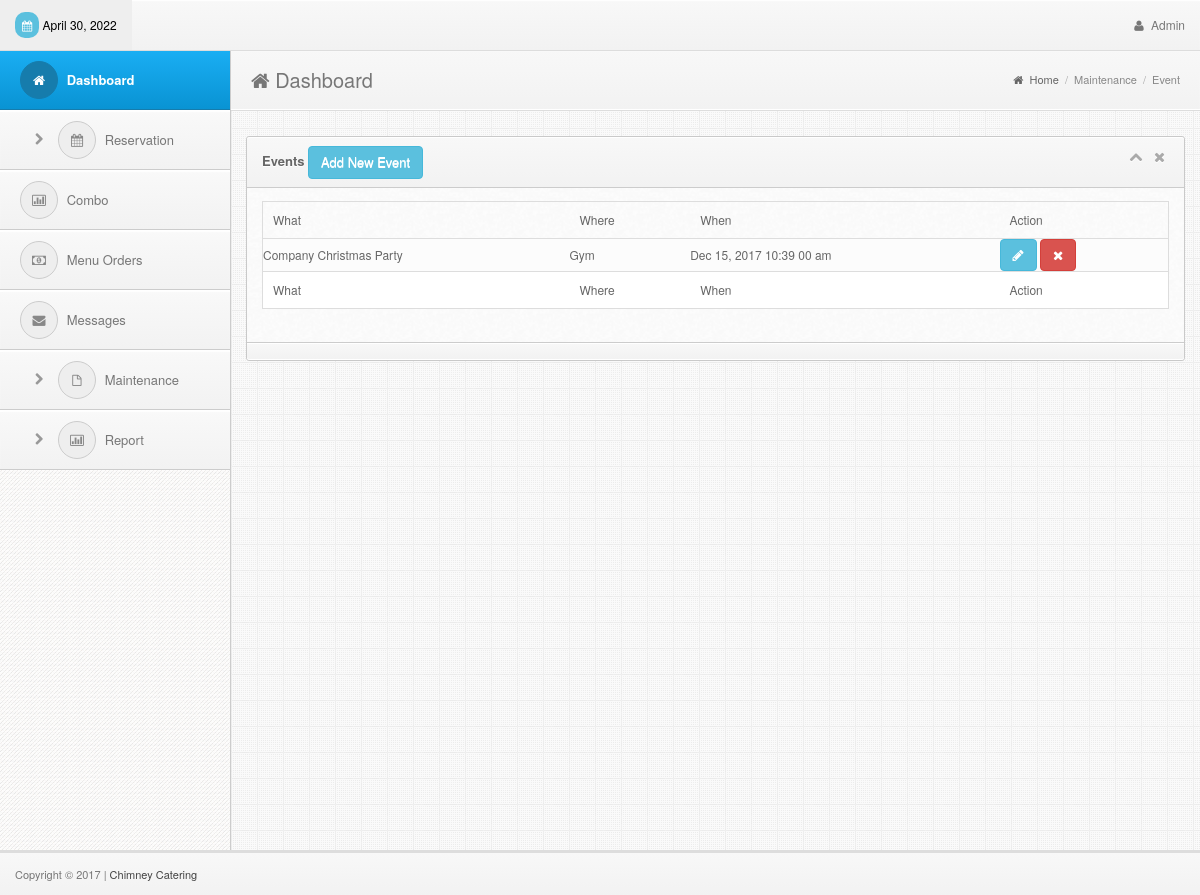
The page /admin/event.php (signed in) on the database its author committed.
### tables this page shows
CREATE TABLE `event` (
  `event_id` int(11) NOT NULL,
  `event_what` varchar(500) NOT NULL,
  `event_date` date NOT NULL,
  `event_time` time NOT NULL,
  `event_where` varchar(100) NOT NULL
);

### admin/event.php (the view, shortened to what this page needs)
<!DOCTYPE html>
<html lang="en">
<head>
  <?php include('../includes/links.php');?>
</head>
<body>
<div class="navbar navbar-fixed-top bs-docs-nav" role="banner">
    <div class="conjtainer">
      <?php include('../includes/topbar.php');?>
    </div>
  </div>
<div class="content" style="margin-top:10px">
    <?php include('../includes/sidebar.php');?>
    <div class="mainbar">
      <div class="page-head">
        <h2 class="pull-left"><i class="fa fa-home"></i> Dashboard</h2>
        <div class="bread-crumb pull-right">
          <a href="index.html"><i class="fa fa-home"></i> Home</a>
          <span class="divider">/</span>
          <a href="#" class="bread-current">Maintenance</a>
          <span class="divider">/</span>
          <a href="#" class="bread-current">Event</a>
        </div>
        <div class="clearfix"></div>
      </div>
      <div class="matter">
        <div class="container">
          <div class="row">
            <div class="col-md-12">
              <div class="widget">
                <div class="widget-head">
                  <div class="pull-left"> Events
                    <a href="#addModal" class="btn btn-info" data-toggle="modal">Add New Event</a>
                  </div>
                  <div class="widget-icons pull-right">
                    <a href="#" class="wminimize"><i class="fa fa-chevron-up"></i></a>
                    <a href="#" class="wclose"><i class="fa fa-times"></i></a>
                  </div>
                  <div class="clearfix"></div>
                </div>
                <div class="widget-content">
                  <div class="padd">
              <div class="page-tables">
                <div class="table-responsive">
                  <table cellpadding="0" cellspacing="0" border="0" id="data-table" width="100%">
                    <thead>
                      <tr>
                        <th>What</th>
                        <th>Where</th>
                        <th>When</th>
                        <th>Action</th>
                      </tr>
                    </thead>
                    <tbody>
<?php
include('../includes/dbcon.php');
    $query=mysqli_query($con,"select * from event order by event_date,event_time desc")or die(mysqli_error($con));
      while ($row=mysqli_fetch_array($query)){
        $id=$row['event_id'];
        $what=$row['event_what'];
        $where=$row['event_where'];
        $date=$row['event_date'];
        $time=$row['event_time'];
?>
                      <tr>
                        <td><?php echo $what;?></td>
                        <td><?php echo $where;?></td>
                        <td><?php echo date("M d, Y",strtotime($date))." ".date("h:i s a",strtotime($time));?></td>
                        <td>
                              <a href="#update" class="btn btn-info" data-target="#update<?php echo $id;?>" data-toggle="modal">
                                <i class="fa fa-pencil"></i>
                              </a>
                            <a href="#delete" class="btn btn-danger" data-target="#delete<?php echo $id;?>" data-toggle="modal">
                                <i class="fa fa-times"></i>
                              </a>
                        </td>
                      </tr>
<?php }?>
                    </tbody>
                    <tfoot>
                      <tr>
                        <th>What</th>
                        <th>Where</th>
                        <th>When</th>
                        <th>Action</th>
                      </tr>
                    </tfoot>
                  </table>
                </div>
                </div>
              </div>
                  </div>
                  <div class="widget-foot">
                  </div>
                </div>
              </div>
            </div>
          </div>
        </div>
      </div>
    </div>
<?php include('../includes/footer.php');?>
</body>
</html>

### admin/css/style.css (style rules this page uses)
body { font-size: 12px; line-height: 22px; color: #666; border-top: 3px solid #eee; background:#343434 url("../img/back.png") repeat; padding-top: 37px; -webkit-font-smoothing: antialiased; }
h1,h2,h3,h4,h5,h6 { padding: 2px 0px; margin: 2px 0px; color: #777; }
h2 { font-size: 25px; line-height: 35px; }
a { color: #026b9c; }
.navbar * { font-weight: normal !important; text-shadow:none !important; }
.navbar { background-color: #f8f8f8; background: -webkit-gradient(linear, left top, left bottom, from(#f8f8f8), to(#f2f2f2)); background: -webkit-linear-gradient(top, #f8f8f8, #f2f2f2); background: -moz-linear-gradient(top, #f8f8f8, #f2f2f2); background: -ms-linear-gradient(top, #f8f8f8, #f2f2f2); background: -o-linear-gradient(top, #f8f8f8, #f2f2f2); background: linear-gradient(top, #f8f8f8, #f2f2f2); border-bottom: 1px solid #ddd; box-shadow: inset 0px 1px 1px #fff; }
.mainbar { position: relative; margin-left: 230px; margin-right: 0px; width: auto; background:#eee url("../img/main-back.png") repeat; border-left: 1px solid #ccc; z-index: 50; min-height: 800px; }
.mainbar .container { max-width:100% !important; width: 100% !important; }
.page-tables #data-table { margin-bottom: 20px; }
.page-tables #data-table { border:1px solid #ddd; }
.page-tables table#data-table thead th { padding:7px 10px; font-weight:normal; border-bottom:0px; }
.page-tables table#data-table tfoot th { border-top:1px solid #ddd; padding:7px 10px; font-weight:normal; background:#fff; }
.page-tables table#data-table td { background:#fcfcfc; border-top:1px solid #ddd; }
.mainbar .page-head { background-color: #f8f8f8; background: -webkit-gradient(linear, left top, left bottom, from(#f8f8f8), to(#f2f2f2)); background: -webkit-linear-gradient(top, #f8f8f8, #f2f2f2); background: -moz-linear-gradient(top, #f8f8f8, #f2f2f2); background: -ms-linear-gradient(top, #f8f8f8, #f2f2f2); background: -o-linear-gradient(top, #f8f8f8, #f2f2f2); background: linear-gradient(top, #f8f8f8, #f2f2f2); padding: 8px 20px; border-bottom: 1px solid #fff; box-shadow: inset 0px 1px 1px #fff; }
.mainbar .page-head h2 { font-weight: normal; font-size: 20px; }
.mainbar .bread-crumb { font-size: 11px; margin-top: 10px; color: #aaa; }
.mainbar .bread-crumb i { margin-right: 3px; }
.mainbar .bread-crumb .divider { margin: 0px 3px; }
.mainbar .bread-crumb a { color: #666; }
.mainbar .bread-crumb a.bread-current { color: #888; }
.mainbar .matter { border-top: 1px solid #ddd; padding: 15px 0px; }
.widget { border: 1px solid #c9c9c9; border-radius: 3px; margin-top: 10px; margin-bottom: 20px; background: #fafafa url('../img/cream.png') repeat; }
.widget .padd, .modal-body { padding: 13px 15px; }
.widget .widget-head,.modal-header { background-color: #f8f8f8; background: -webkit-gradient(linear, left top, left bottom, from(#f8f8f8), to(#f2f2f2)); background: -webkit-linear-gradient(top, #f8f8f8, #f2f2f2); background: -moz-linear-gradient(top, #f8f8f8, #f2f2f2); background: -ms-linear-gradient(top, #f8f8f8, #f2f2f2); background: -o-linear-gradient(top, #f8f8f8, #f2f2f2); background: linear-gradient(top, #f8f8f8, #f2f2f2); border-top-right-radius: 3px; border-top-left-radius: 3px; text-shadow:0px 1px #fff; border-bottom: 1px solid #ccc; border-top: 1px solid #fff; color: #666; font-size: 13px; font-weight: bold; padding: 8px 15px; }
.widget .widget-head .widget-icons i { font-size: 14px; margin: 0px 4px; }
.widget .widget-head .widget-icons a { color: #aaa; }
.widget .widget-foot, .modal-footer { background-color: #f8f8f8; background: -webkit-gradient(linear, left top, left bottom, from(#f8f8f8), to(#f2f2f2)); background: -webkit-linear-gradient(top, #f8f8f8, #f2f2f2); background: -moz-linear-gradient(top, #f8f8f8, #f2f2f2); background: -ms-linear-gradient(top, #f8f8f8, #f2f2f2); background: -o-linear-gradient(top, #f8f8f8, #f2f2f2); background: linear-gradient(top, #f8f8f8, #f2f2f2); border-bottom-right-radius: 3px; border-bottom-left-radius: 3px; text-shadow:0px 1px #fff; border-bottom: 1px solid #fff; border-top: 1px solid #ccc; padding: 8px 15px; font-size: 12px; color: #555; box-shadow: inset 0px 1px 1px #fff; }

### rows shown on the page
event: event_what "Company Christmas Party", event_where "Gym", event_date "Dec 15, 2017", event_time "10:39 00 am"
